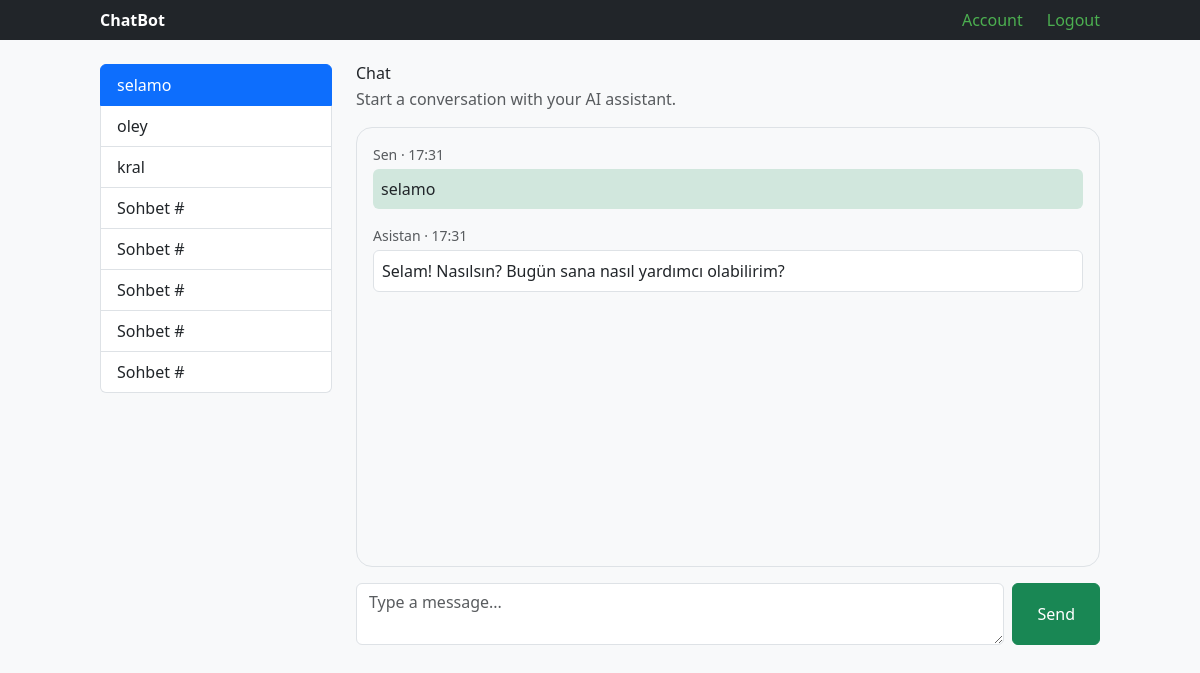
/42 (signed in), run on an earlier commit of the app's database.
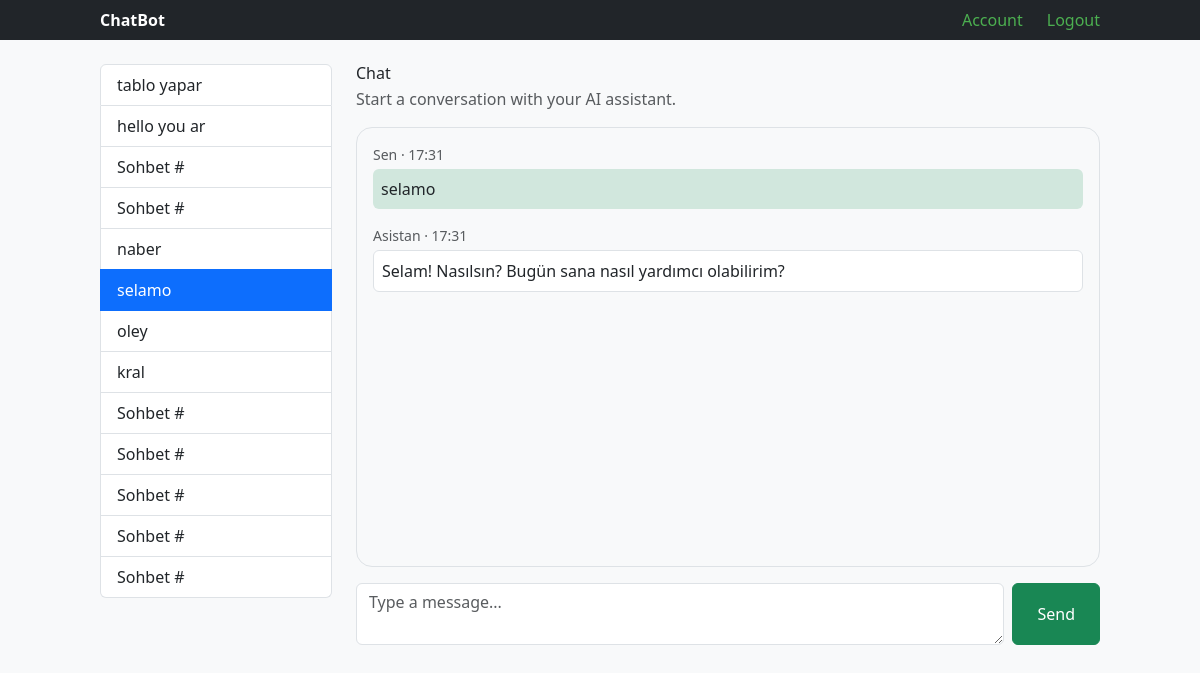
And on a later commit of the database.
### web/models.py (models this page shows, shortened)
class ChatSession(models.Model):
    user = models.ForeignKey(settings.AUTH_USER_MODEL, on_delete=models.CASCADE, related_name="chat_sessions", null=True, blank=True,       )
    title = models.CharField(max_length=120, blank=True)
    created = models.DateTimeField(auto_now_add=True)

class Message(models.Model):
    session = models.ForeignKey(ChatSession, on_delete=models.CASCADE, related_name="messages")
    sender = models.CharField(max_length=10)
    text = models.TextField()
    created = models.DateTimeField(auto_now_add=True)

### web/views.py (the view, shortened to what this page needs)
# urls.py: path('<int:pk>', views.chat_view, name="chat")
@login_required
def chat_view(request, pk):
    s = get_object_or_404(models.ChatSession, pk = pk, user=request.user)
    form = forms.ChatForm()
    chat_history = s.messages.order_by("created")
    sessions = _sessions_for(request)
    return render(request, "web/chat.html", {"form": form, "chat_history": chat_history, "session": s, "sessions": sessions})

### web/forms.py
class ChatForm(forms.Form):
    user_input=forms.CharField(widget=forms.Textarea)

### web/views.py (called while the page is built)
def _sessions_for(request):
    if not request.user.is_authenticated:
        return models.ChatSession.objects.none()
    return models.ChatSession.objects.filter(user=request.user).order_by("-created")

### templates/web/chat.html (shortened to what this page needs)
{% extends "base.html" %}
{% block content %}
<div class="row g-4">
  <div class="col-12 col-md-3">
    <nav class="list-group">
      {% for cs in sessions %}
        <a href="{% url 'chat' cs.pk %}"
           class="list-group-item list-group-item-action {% if session.pk == cs.pk %}active{% endif %} text-truncate">
          {{ cs.title|default:"Sohbet #" }}
        </a>
      {% empty %}
        <div class="text-muted">Sohbet yok.</div>
      {% endfor %}
    </nav>
  </div>
  <div class="col-12 col-md-9">
    <h4 class="mb-1">Chat</h4>
    <p class="text-muted mb-3">Start a conversation with your AI assistant.</p>
    <div id="chatBox" class="border rounded-4 p-3 mb-3" style="height:55vh; overflow:auto;">
      {% if chat_history %}
        {% for m in chat_history %}
          <div class="mb-3">
            <div class="small text-muted mb-1">
              {% if m.sender == 'ai' %}Asistan{% else %}Sen{% endif %} · {{ m.created|date:"H:i" }}
            </div>
            <div class="p-2 rounded {% if m.sender == 'ai' %}bg-white border{% else %}bg-success-subtle{% endif %}">
              {{ m.text|linebreaksbr }}
            </div>
          </div>
        {% endfor %}
      {% else %}
        <div class="text-muted">No messages yet. Say hi</div>
      {% endif %}
    </div>
    <form method="post" class="d-flex gap-2">
      <textarea name="user_input" rows="2" class="form-control" placeholder="Type a message..."></textarea>
      <button class="btn btn-success px-4">Send</button>
    </form>
  </div>
</div>
{% endblock %}

What changed in the data, as far as the page shows it:
added ChatSession: title "tablo yapar"
added ChatSession: title "hello you ar"
added ChatSession: title "Sohbet #"
added ChatSession: title "Sohbet #"
added ChatSession: title "naber"
